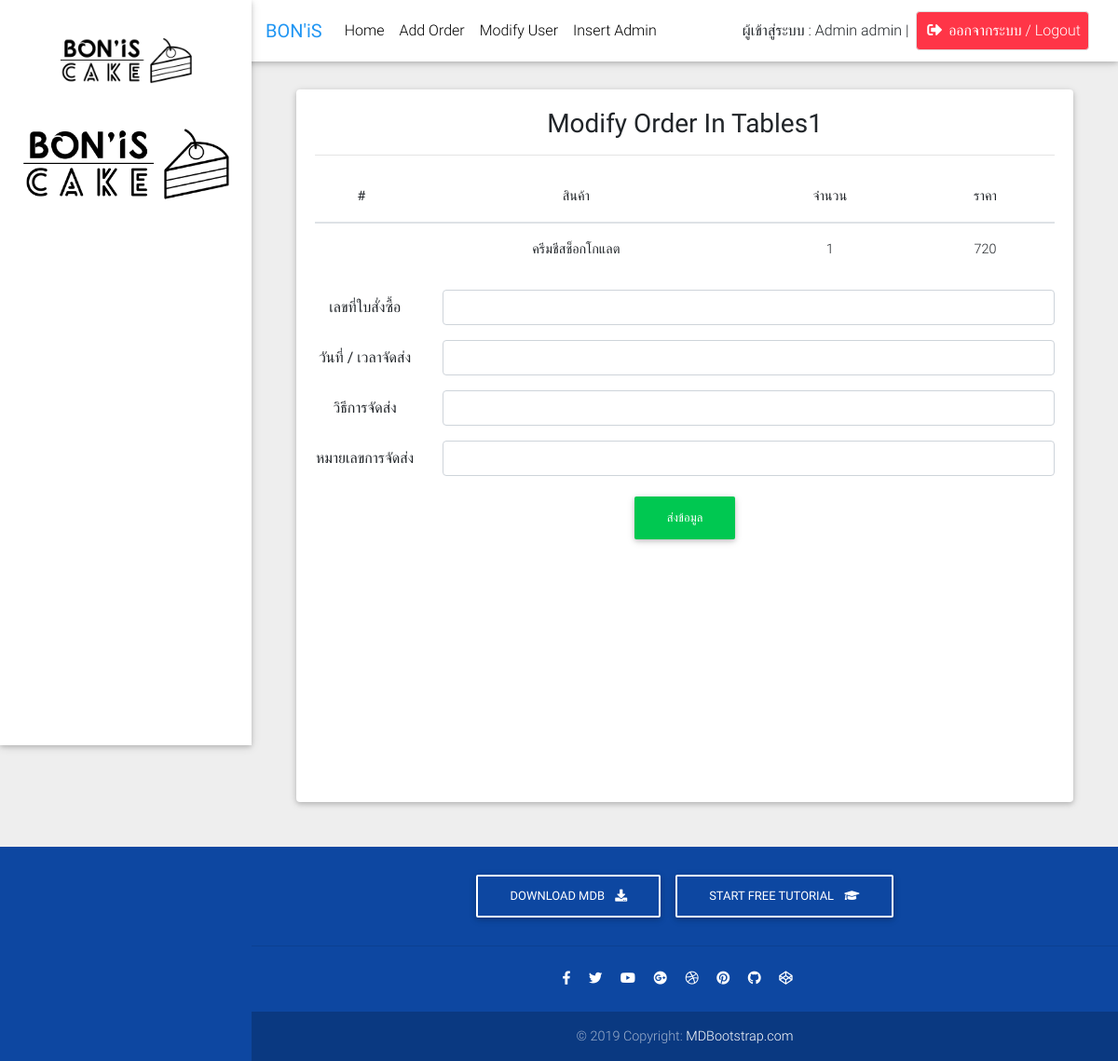
Screenshot of /Admin/check_status.php (signed in) with the database file from the repository.
### tables this page shows
CREATE TABLE `products` (
  `product_code` int(11) NOT NULL,
  `product_name` varchar(60) NOT NULL,
  `product_img_name` varchar(60) NOT NULL,
  `product_num` int(11) NOT NULL,
  `product_price` int(11) NOT NULL,
  `product_pond` int(11) NOT NULL,
  `product_id` int(11) NOT NULL
);

### Admin/check_status.php (the view, shortened to what this page needs)
<!DOCTYPE html>
<html lang="en">
<head>
    <link rel="stylesheet" href="https://use.fontawesome.com/releases/v5.11.2/css/all.css">
    <link href="css/bootstrap.min.css" rel="stylesheet">
    <link href="css/mdb.min.css" rel="stylesheet">
    <link href="css/style.min.css" rel="stylesheet">
</head>
<body class="grey lighten-3">
    <?php include('Component/header.php') ?>
    <div class="card mb-5 row wow fadeIn">
        <div class="card-body text-center">
            <h3>Modify Order In Tables1</h3>
            <hr>
            <table class="table">
                <thead>
                    <tr>
                        <th scope="col">#</th>
                        <th scope="col">สินค้า</th>
                        <th scope="col">จำนวน</th>
                        <th scope="col">ราคา</th>
                    </tr>
                </thead>
                <tbody>
                    <?php
                    include('../php/connect.php');
                    $sql = "SELECT * FROM products";
                    $stmt = $conn->query($sql);
                    while ($result = $stmt->fetch(PDO::FETCH_ASSOC)) {
                    ?>
                        <tr>
                            <td><img src="../products/<?php echo $result['product_img_name'] ?>" width="75" alt=""></td>
                            <td><?php echo $result['product_name'] ?></td>
                            <td><?php echo $result['product_num'] ?></td>
                            <td><?php echo $result['product_price'] ?></td>
                        </tr>
                    <?php } ?>
                </tbody>
            </table>
            <form method="post" action="php/check_status_db.php" enctype="multipart/form-data">
                <div class="form-group row">
                    <label for="p_name" class="col-sm-2 col-form-label">เลขที่ใบสั่งซื้อ</label>
                    <div class="col-sm-10">
                        <input type="text" class="form-control" id="o_number" name="o_number">
                    </div>
                </div>
                <div class="form-group row">
                    <label for="p_name" class="col-sm-2 col-form-label">วันที่ / เวลาจัดส่ง</label>
                    <div class="col-sm-10">
                        <input type="text" class="form-control" id="o_date" name="o_date">
                    </div>
                </div>
                <div class="form-group row">
                    <label for="p_name" class="col-sm-2 col-form-label">วิธีการจัดส่ง</label>
                    <div class="col-sm-10">
                        <input type="text" class="form-control" id="o_detail" name="o_detail">
                    </div>
                </div>
                <div class="form-group row">
                    <label for="p_name" class="col-sm-2 col-form-label">หมายเลขการจัดส่ง</label>
                    <div class="col-sm-10">
                        <input type="text" class="form-control" id="o_delivery" name="o_delivery">
                    </div>
                </div>
                <div class="form-group">
                    <button type="submit" name="update" id="update" class="btn btn-success">ส่งข้อมูล</button>
                </div>
        </div>
    </div>
    <?php include('Component/footer.php'); ?>
</body>
</html>

### rows the page displays
products: product_name "ครีมชีสช็อกโกแลต", product_num "1", product_price "720"

### other values shown
$_SESSION['name'] "admin"
